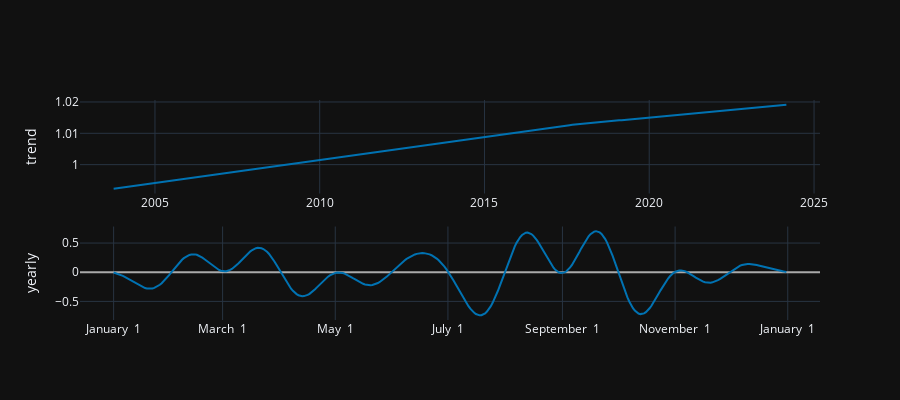

Notebook cell for this chart:
### Markdown cell above
#### Future insights

### Code cell
from prophet import Prophet
from prophet.plot import plot_components_plotly
#
fig2 = make_subplots(rows=2, cols=2, subplot_titles=tickers, horizontal_spacing=0.04, vertical_spacing=0.08)
#
plot_components_plotly(models_6m['MSFT'], forecasts_6m['MSFT'])

### Figure 1 — Plotly figure (JSON) as saved in the notebook; plotly's stock layout.template omitted (floating-point values rounded to 4 significant figures; data arrays with more than 128 entries replaced by an {"elided": "..."} marker saying what was removed)
{"data": [{"line": {"color": "#0072B2", "width": 2}, "mode": "lines", "name": "trend", "x": {"elided": "246 str values"}, "y": {"elided": "246 float values"}, "type": "scatter", "xaxis": "x", "yaxis": "y"}, {"line": {"color": "rgba(0, 114, 178, 0.2)", "width": 0}, "mode": "lines", "name": "trend_upper", "x": {"elided": "246 str values"}, "y": {"elided": "246 float values"}, "type": "scatter", "xaxis": "x", "yaxis": "y"}, {"fill": "tonexty", "fillcolor": "rgba(0, 114, 178, 0.2)", "line": {"color": "rgba(0, 114, 178, 0.2)", "width": 0}, "mode": "lines", "name": "trend_lower", "x": {"elided": "246 str values"}, "y": {"elided": "246 float values"}, "type": "scatter", "xaxis": "x", "yaxis": "y"}, {"line": {"color": "#0072B2", "width": 2}, "mode": "lines", "name": "yearly", "x": {"elided": "365 str values"}, "y": {"elided": "365 float values"}, "type": "scatter", "xaxis": "x2", "yaxis": "y2"}], "layout": {"xaxis": {"anchor": "y", "domain": [0.0, 1.0], "range": ["2002-09-23T04:48:00", "2025-03-07T19:12:00"], "type": "date"}, "yaxis": {"anchor": "x", "domain": [0.575, 1.0], "title": {"text": "trend"}, "rangemode": "normal", "zerolinecolor": "#AAA"}, "xaxis2": {"anchor": "y2", "domain": [0.0, 1.0], "range": ["2016-12-13T18:54:02.958904115", "2018-01-18T11:04:57.863013581"], "tickformat": "%B %e", "type": "date"}, "yaxis2": {"anchor": "x2", "domain": [0.0, 0.425], "title": {"text": "yearly"}, "zerolinecolor": "#AAA"}, "height": 400, "showlegend": false, "width": 900}}
